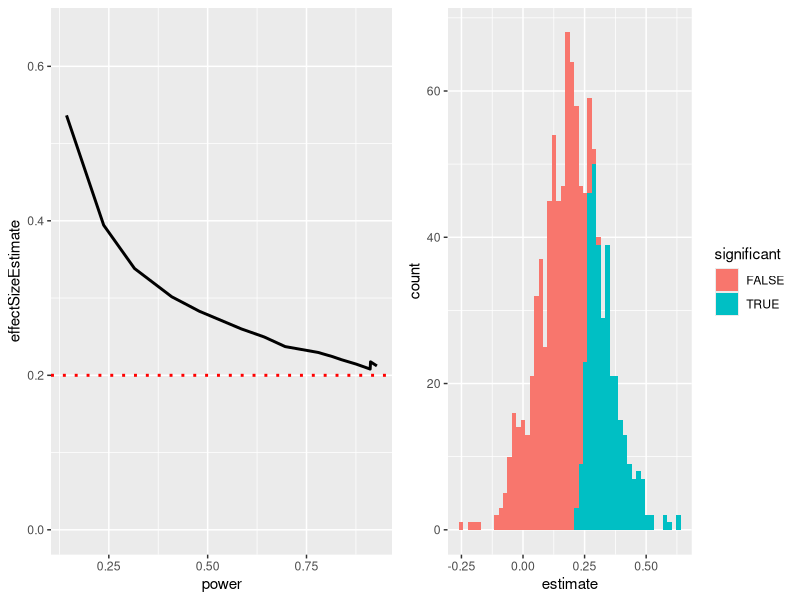

This chart was generated by the following R code:
## ---- chunk 1
library(tidyverse)
library(cowplot)

trueEffectSize=0.2
dfCurse=data.frame(sampSize=seq(20,300,20)) %>%
  mutate(effectSize=trueEffectSize,
         alpha=0.05)
simCurse = function(df,nruns=1000){
  sigResults=0
  sigEffects=c()
  for (i in 1:nruns){
    tmpData=rnorm(df$sampSize,mean=df$effectSize,sd=1)
    ttestResult=t.test(tmpData)
    if (ttestResult$p.value<df$alpha){
      sigResults = sigResults + 1
      sigEffects=c(sigEffects,ttestResult$estimate)
    }
  }
  df$power=sigResults/nruns
  df$effectSizeEstimate=mean(sigEffects)
  return(df)
}
dfCurse = dfCurse %>% group_by(sampSize) %>% do(simCurse(.))
p1 <- ggplot(dfCurse,aes(power,effectSizeEstimate)) +
  geom_line(size=1) +
  ylim(0,max(dfCurse$effectSizeEstimate)*1.2) +
  geom_hline(yintercept = trueEffectSize,size=1,linetype='dotted',color='red')
# single
sampSize=60
effectSize=0.2
nruns=1000
alpha=0.05
df=data.frame(idx=seq(1,nruns)) %>%
  mutate(pval=NA,
         estimate=NA)
for (i in 1:nruns){
  tmpData=rnorm(sampSize,mean=effectSize,sd=1)
  ttestResult=t.test(tmpData)
  df$pval[i]=ttestResult$p.value
  df$estimate[i]=ttestResult$estimate
}
df = df %>%
  mutate(significant=pval<alpha) %>%
  group_by(significant)
power=mean(df$pval<alpha)
meanSigEffect=mean(df$estimate[df$pval<alpha])
meanTrueEffect=mean(df$estimate)
p2 <- ggplot(df,aes(estimate,fill=significant)) + 
  geom_histogram(bins=50)
plot_grid(p1, p2)
